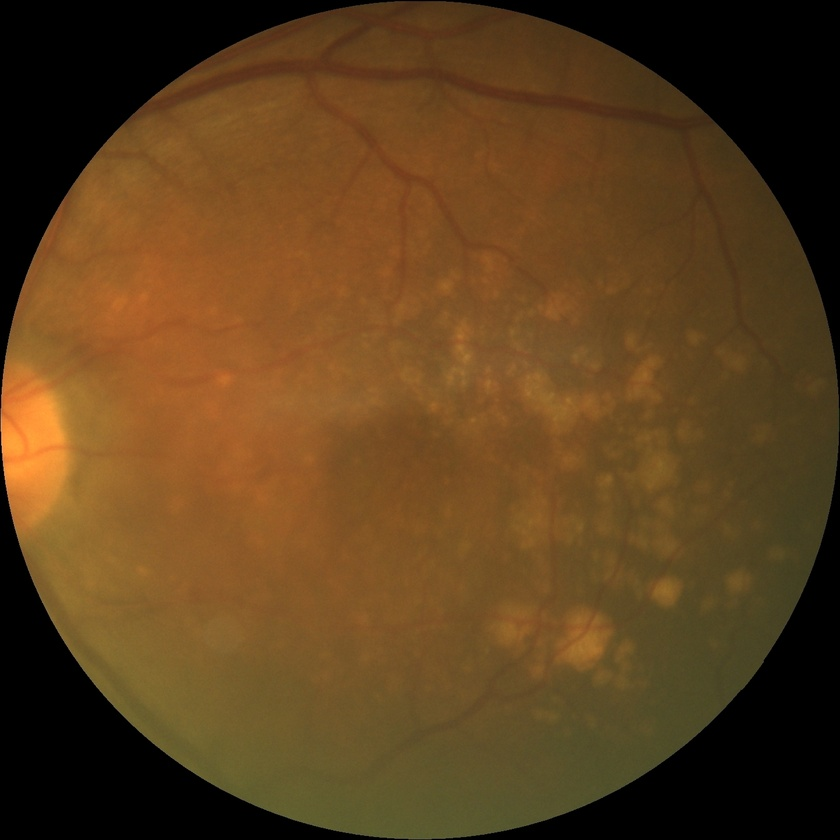
%> input picture immaginiTest/AMD/A0068.jpg, 840 x 840 px, shrunk from 1444 x 1444 before the run
$ octave --eval "result = otsuthresh(imread('../immaginiTest/AMD/A0068.jpg'));"   (GNU Octave 9; MATLAB toolbox functions it lacks are replaced by stand-ins)
%> lines starting %> are read from the running program, lines starting %| are printed output that depends on the picture; in (x1, y1, x2, y2) boxes, pixels count from 0 and x2, y2 are one past the last pixel; in counts of white or black regions, pixels touching at a corner belong together; the program's own positions count from 1
function OthsuT = otsuthresh(f)
%0TSUTHRESH Otsu 's optimum threshold given a histogram .
% [T, SM] = OTSUTHRESH (H) computes an optimum threshold , T, in the
% range [O 1] using Otsu 's method for a given a histogram , H.
% Normalize the histogram to unit area . If h is already normalized ,
% the following operation has no effect .
h = imhist(f);
%> h = 256 values, max 434010 at index 1, min 65 at index 195, mean 8268.8
h= h/sum(h);
%> h = 256 values, max 0.205 at index 1, min 3.07e-05 at index 195, mean 0.00391
h = h(:); % h must be a column vector for processing below .
% All the possible intensities represented in the histogram (256 for
% 8 bits) . (i must be a column vector for processing below. )
i = (1:numel(h))';
%> i = 256 values from 1 to 256
% Values of P1 for all values of k.
P1 = cumsum(h);
%> P1 = 256 values from 0.205 to 1
% Values of the mean for all values of k.
m = cumsum(i.*h);
%> m = 256 values from 0.205 to 63.07
% The image mean .
mG = m(end);
%> mG = 63.07
% The between - class variance .
sigSquared = ((mG*P1 - m).^2)./(P1.*(1-P1)+eps);
%> sigSquared = 256 values, max 1620 at index 64, min -5.68e-12 at index 256, mean 745.9
% Find the maximum of sigSquared . The index where the max occurs is
% the optimum threshold . There may be several contiguous max values .
% Average them to obtain the final threshold .
maxSigsq = max(sigSquared);
%> maxSigsq = 1620
T = mean(find(sigSquared == maxSigsq));
%> T = 64
% Normalized to range [O 1). 1 is subtracted because MATLAB indexing
% starts at 1, but image intensities start at o.
T = (T - 1)/(numel(h) - 1);
%> T = 0.247
% Separability measure .
SM = maxSigsq/(sum(((i - mG).^2).*h)+eps);
%> SM = 0.724
OthsuT = im2bw(f,T/255);
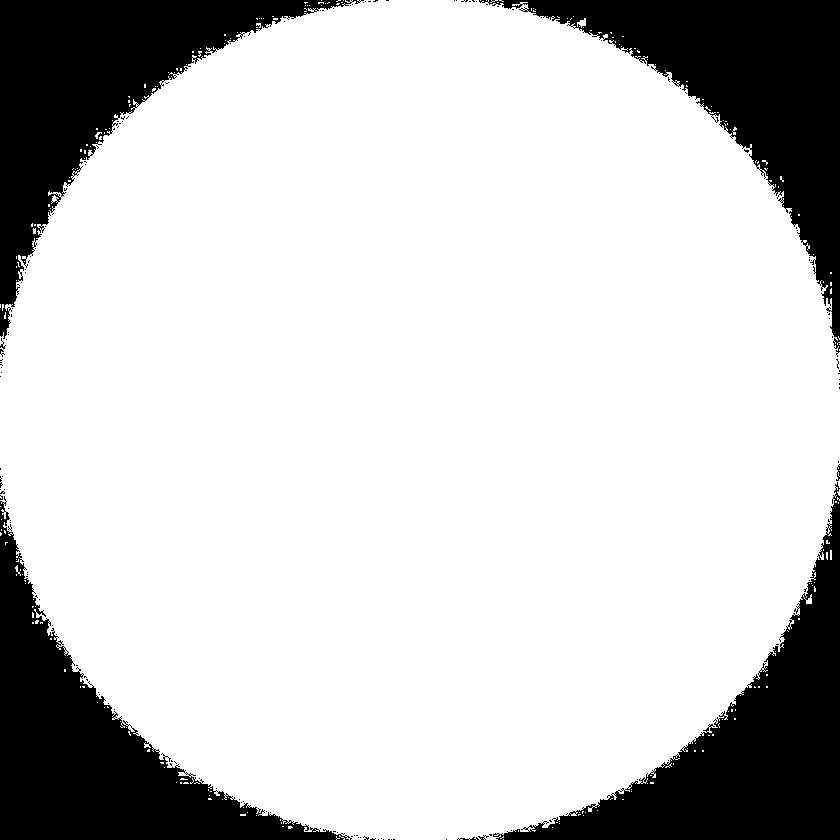
%> OthsuT: size 840x840 logical; 79.7% white; 150 black regions (142 under 20 px), largest, box (x1, y1, x2, y2) and area: (493, 482, 840, 840) 36003, (479, 0, 840, 357) 35750, (0, 496, 352, 840) 35397

$ run again, on immaginiTest/AMD/A0072.jpg
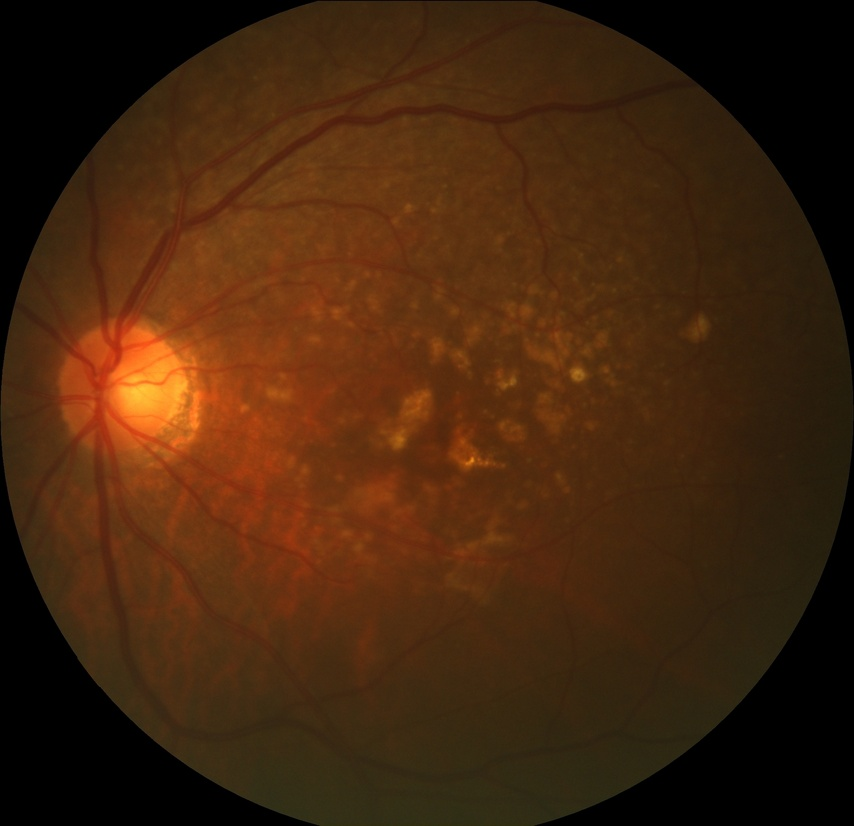
%> input picture immaginiTest/AMD/A0072.jpg, 854 x 826 px, shrunk from 2124 x 2056 before the run
%> in otsuthresh, `h = imhist(f);`: h = 256 values, max 394739 at index 1, min 46 at index 231, mean 8266.5
%> in otsuthresh, `h= h/sum(h);`: h = 256 values, max 0.187 at index 1, min 2.17e-05 at index 231, mean 0.00391
%> P1 = 256 values from 0.187 to 1
%> m = 256 values from 0.187 to 40.4
%> mG = 40.4
%> sigSquared = 256 values, max 852.5 at index 58, min -1024 at index 256, mean 438.3
%> maxSigsq = 852.5
%> in otsuthresh, `T = mean(find(sigSquared == maxSigsq));`: T = 58
%> in otsuthresh, `T = (T - 1)/(numel(h) - 1);`: T = 0.224
%> SM = 0.616
%> in otsuthresh, `OthsuT = im2bw(f,T/255);`:
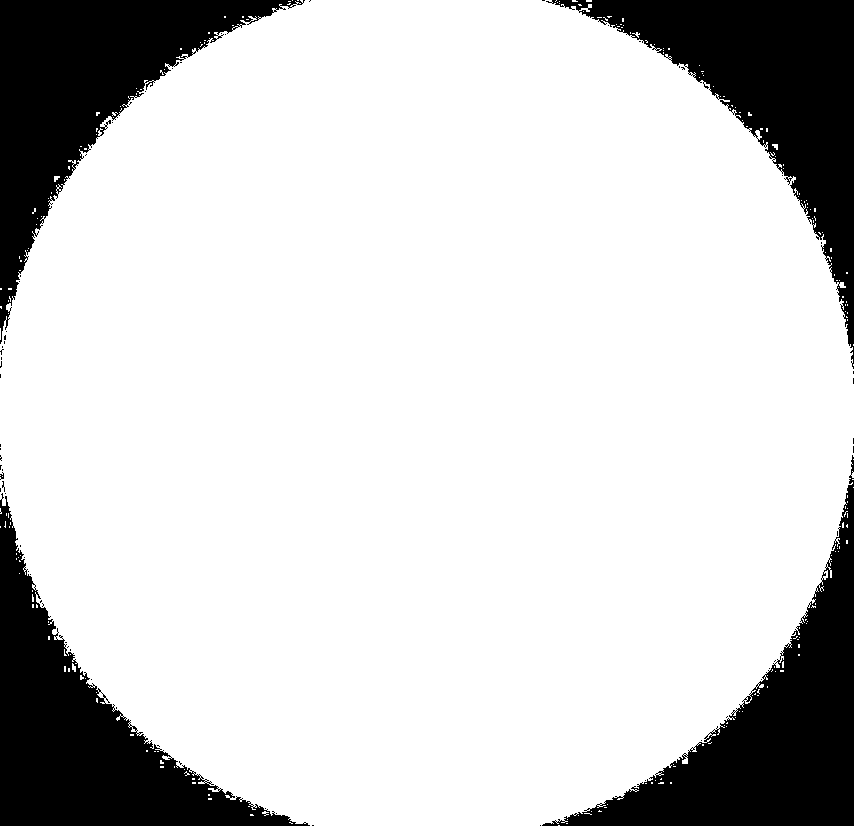
%> OthsuT: size 826x854 logical; 81.5% white; 67 black regions (63 under 20 px), largest, box (x1, y1, x2, y2) and area: (542, 455, 854, 826) 32939, (546, 0, 854, 369) 32620, (0, 0, 305, 344) 32382, (0, 493, 310, 826) 32237
